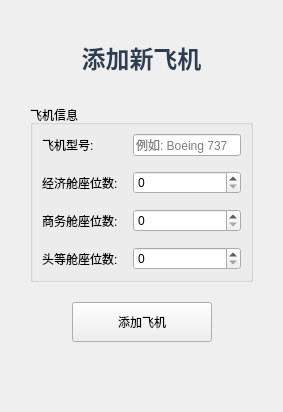
      <widget class="QWidget" name="page_addplane">
       <layout class="QVBoxLayout" name="verticalLayout_5">
        <property name="spacing">
         <number>20</number>
        </property>
        <property name="leftMargin">
         <number>30</number>
        </property>
        <property name="topMargin">
         <number>30</number>
        </property>
        <property name="rightMargin">
         <number>30</number>
        </property>
        <property name="bottomMargin">
         <number>30</number>
        </property>
        <item>
         <widget class="QLabel" name="label_2">
          <property name="styleSheet">
           <string notr="true">font-size: 18pt;
font-weight: bold; color: #2c3e50; padding: 10px;</string>
          </property>
          <property name="text">
           <string>添加新飞机</string>
          </property>
          <property name="alignment">
           <set>Qt::AlignmentFlag::AlignCenter</set>
          </property>
         </widget>
        </item>
        <item>
         <widget class="QGroupBox" name="groupBox_7">
          <property name="title">
           <string>飞机信息</string>
          </property>
          <layout class="QGridLayout" name="gridLayout_6">
           <property name="spacing">
            <number>15</number>
           </property>
           <item row="0" column="0">
            <widget class="QLabel" name="label_3">
             <property name="text">
              <string>飞机型号:</string>
             </property>
            </widget>
           </item>
           <item row="0" column="1">
            <widget class="QLineEdit" name="newplanemodel">
             <property name="placeholderText">
              <string>例如: Boeing 737</string>
             </property>
            </widget>
           </item>
           <item row="1" column="0">
            <widget class="QLabel" name="label_4">
             <property name="text">
              <string>经济舱座位数:</string>
             </property>
            </widget>
           </item>
           <item row="1" column="1">
            <widget class="QSpinBox" name="newplaneseatsEconomy">
             <property name="maximum">
              <number>500</number>
             </property>
            </widget>
           </item>
           <item row="2" column="0">
            <widget class="QLabel" name="label_5">
             <property name="text">
              <string>商务舱座位数:</string>
             </property>
            </widget>
           </item>
           <item row="2" column="1">
            <widget class="QSpinBox" name="newplaneseatsBusiness">
             <property name="maximum">
              <number>100</number>
             </property>
            </widget>
           </item>
           <item row="3" column="0">
            <widget class="QLabel" name="label_6">
             <property name="text">
              <string>头等舱座位数:</string>
             </property>
            </widget>
           </item>
           <item row="3" column="1">
            <widget class="QSpinBox" name="newplaneseatsFirst">
             <property name="maximum">
              <number>50</number>
             </property>
            </widget>
           </item>
          </layout>
         </widget>
        </item>
        <item>
         <layout class="QHBoxLayout" name="horizontalLayout_6">
          <item>
           <spacer name="horizontalSpacer_7">
            <property name="orientation">
             <enum>Qt::Orientation::Horizontal</enum>
            </property>
            <property name="sizeHint" stdset="0">
             <size>
              <width>40</width>
              <height>20</height>
             </size>
            </property>
           </spacer>
          </item>
          <item>
           <widget class="QPushButton" name="btn_addplane">
            <property name="minimumSize">
             <size>
              <width>140</width>
              <height>40</height>
             </size>
            </property>
            <property name="text">
             <string>添加飞机</string>
            </property>
           </widget>
          </item>
          <item>
           <spacer name="horizontalSpacer_8">
            <property name="orientation">
             <enum>Qt::Orientation::Horizontal</enum>
            </property>
            <property name="sizeHint" stdset="0">
             <size>
              <width>40</width>
              <height>20</height>
             </size>
            </property>
           </spacer>
          </item>
         </layout>
        </item>
        <item>
         <spacer name="verticalSpacer_2">
          <property name="orientation">
           <enum>Qt::Orientation::Vertical</enum>
          </property>
          <property name="sizeHint" stdset="0">
           <size>
            <width>20</width>
            <height>40</height>
           </size>
          </property>
         </spacer>
        </item>
       </layout>
      </widget>
